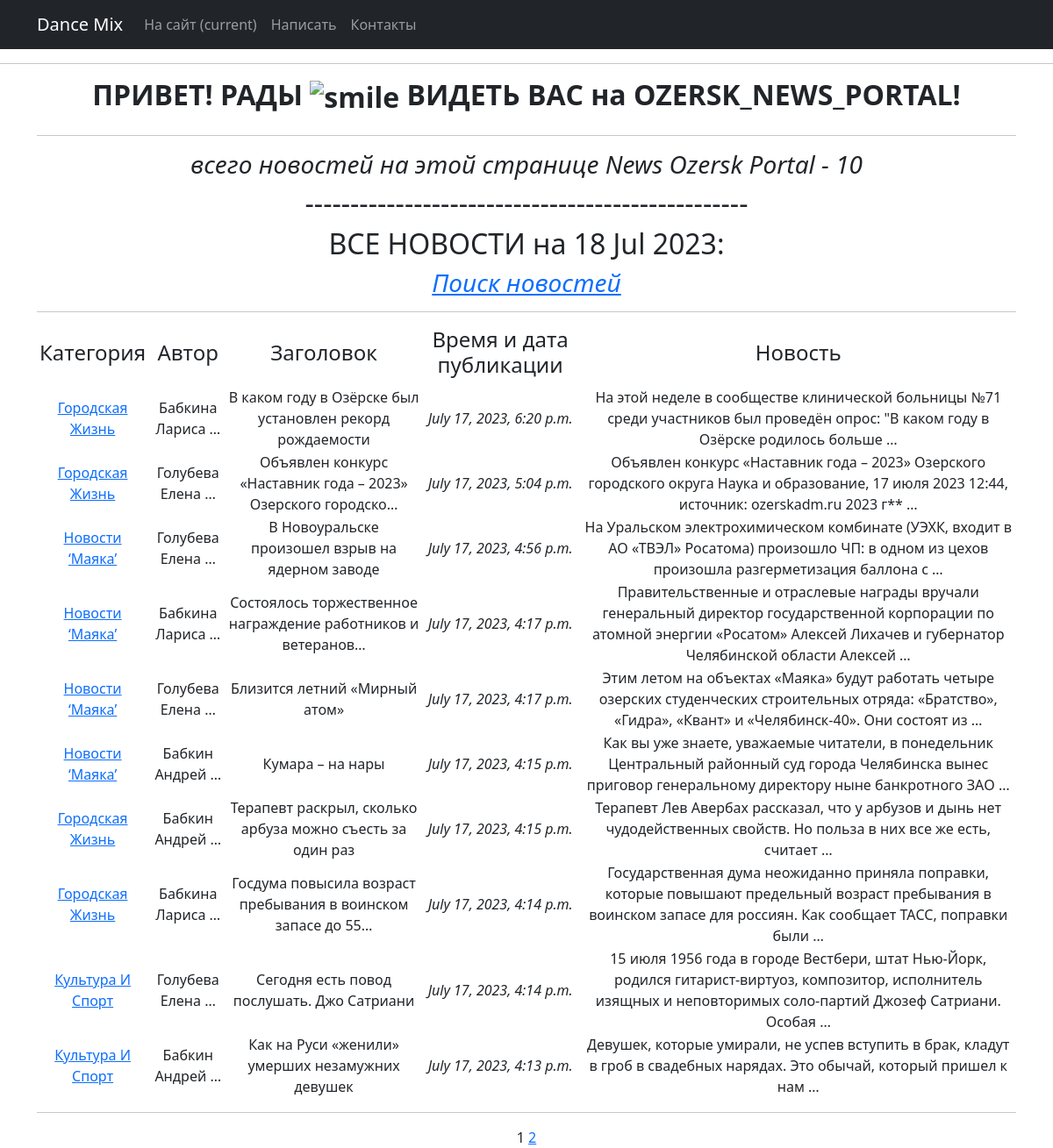
Page /news/ on the committed database.
### News_from_Ozersk/models.py (models this page shows, shortened)
class Category(models.Model):                            # Категория, к которой будет привязываться новость
    name = models.CharField(max_length=100, unique=True) # названия категорий тоже не должны повторяться
    subscribers =  models.ManyToManyField(User, related_name ='categories')
    def __str__(self):
        return self.name.title()

class New(models.Model):         # Новости для нашей витрины
    ARTICLE = 'AR'
    NEWS = 'NE'
    TYPE = [
        (ARTICLE, 'Статья'),
        (NEWS, 'Новость'),
    ]
    post_type = models.CharField(
        max_length=2,
        choices=TYPE,
        default=NEWS,
    )
    name = models.CharField(
        max_length=64,
        unique=True,              # названия новостей не должны повторяться
    )
    time_in = models.DateTimeField(auto_now_add=True)
    textPost = models.TextField()
    author = models.ForeignKey(Author1, on_delete=models.CASCADE)
    category = models.ManyToManyField(Category, through='NewCategory')

class Author1(models.Model):
    name = models.CharField(max_length=100)
    def __str__(self):
       return self.name.title()

### News_from_Ozersk/views.py (the view)
# urls.py: path('news/', NewsList.as_view(), name='new_list'),
class NewsList(ListView):
    model = New                      # Указываем модель, объекты которой мы будем выводить
    ordering = '-time_in'            # Поле, которое будет использоваться для сортировки объектов
    template_name = 'news.html'      # Указываем имя шаблона, в котором будут все инструкции о том,
    context_object_name = 'news'     # Это имя списка, в котором будут лежать все объекты.
    paginate_by = 10                  # вот так мы можем указать количество записей на странице
    def get_queryset(self):
        queryset = super().get_queryset()
        self.filterset = NewFilter(self.request.GET, queryset)
        return self.filterset.qs
    def get_context_data(self, **kwargs):
        context = super().get_context_data(**kwargs)
        context['filterset'] = self.filterset
        context['time_now'] = datetime.utcnow()
        return context

### News_from_Ozersk/templatetags/custom_filters.py (called while the page is built)
@register.filter()
def censor(value):
   stop_list = ['погода', 'бал', 'год']
   post_list = value.split()
   post_clean = []
   for clean in post_list:
      if clean in stop_list:
         clean = clean[0]+'*'*(len(clean)-1)
         post_clean.append(clean)
      else:
         post_clean.append(clean)
   return f'{" ".join(post_clean)}'

### News_from_Ozersk/templatetags/custom_tags.py (called while the page is built)
@register.simple_tag(takes_context=True)
def url_replace(context, **kwargs):
   d = context['request'].GET.copy()
   for k, v in kwargs.items():
       d[k] = v
   return d.urlencode()

### templates/news.html (shortened to what this page needs)
{% extends 'flatpages/default.html' %}
{% load custom_filters %}
{% load custom_tags %}
{% block content %}
    <hr>
    <i><h3>всего новостей на этой странице News Ozersk Portal - {{ news|length }} </h3></i>
    <h2>-------------------------------------------------</h2>
    <h2>ВСЕ НОВОСТИ на {{ time_now|date:'d M Y' }}:</h2>
    <h3><em><a href="http://127.0.0.1:8000/news/search/">Поиск новостей</a></em></h3>
   <hr>
   {% if news %}
       <table>
           <tr>
               <td><h4>Категория</h4></td>
               <td><h4>Автор</h4></td>
               <td><h4>Заголовок</h4></td>
               <td><h4>Время и дата публикации</h4></td>
               <td><h4>Новость</h4></td>
           </tr>
           {% for new in news %}
           <tr>
               <td>
                   {% for category in new.category.all %}
                       <a href="{% url 'new_category' category.id %}">{{ category|truncatewords:5 }}</a>
                   {% endfor %}
               </td>
               <td>{{ new.author|truncatewords:2 }}</td>
               <td>{{ new.name|censor|truncatechars:60 }}</td>
               <td><i>{{ new.time_in }}</i></td>
               <td>{{ new.textPost|censor|truncatewords:20 }}</td>
           </tr>
           {% endfor %}
       </table>
    <hr>
   {% else %}
       <h2>СЕГОДНЯ ХОРОШИЙ ДЕНЬ - НОВОСТЕЙ НЕТ!</h2>
   {% endif %}
   {{ page_obj.number }}
   {% if page_obj.has_next %}
       <a href="?{% url_replace page=page_obj.next_page_number %}">{{ page_obj.next_page_number }}</a>
   {% endif %}
{% endblock content %}

### templates/flatpages/default.html (shortened to what this page needs)
<!DOCTYPE html>
<html lang="en">
    <head>
        {% load static %}
        <link href="{% static 'css/styles.css' %}" rel="stylesheet" />
    </head>
    <body>
        <nav class="navbar navbar-expand-lg navbar-dark bg-dark static-top">
            <div class="container">
                <a class="navbar-brand" href="#">Dance Mix</a>
                <div class="collapse navbar-collapse" id="navbarResponsive">
                     <ul class="navbar-nav ml-auto">
                        <li class="nav-item active">
                            <a class="nav-link" href="#">На сайт
                                <span class="sr-only">(current)</span>
                            </a>
                        </li>
                        <li class="nav-item">
                            <a class="nav-link" href="/about/">Написать</a>
                        </li>
                        <li class="nav-item">
                            <a class="nav-link" href="/contacts/">Контакты</a>
                        </li>
                     </ul>
                </div>
            </div>
        </nav>
<div><hr />
<h2 style="text-align: center;"><strong>ПРИВЕТ! РАДЫ <img src="https://html5-editor.net/tinymce/plugins/emoticons/img/smiley-smile.gif" alt="smile" width="27" height="27" /> ВИДЕТЬ ВАС&nbsp;на&nbsp;OZERSK_NEWS_PORTAL!</strong></h2>
</div>
        <div class="container">
            <div class="row">
                <div class="col-lg-12 text-center">
                    {% block content %}{% endblock content %}
                 </div>
            </div>
        </div>
    </body>
</html>

### rows in the picture
New: author "Бабкина Лариса …", name|censor "В каком году в Озёрске был установлен рекорд рождаемости", time_in "July 17, 2023, 6:20 p.m.", textPost|censor "На этой неделе в сообществе клинической больницы №71 среди участников был проведён опрос: \"В каком году в Озёрске родилось больше …"
Category: name "Городская Жизнь"
New: author "Голубева Елена …", name|censor "Объявлен конкурс «Наставник года – 2023» Озерского городско…", time_in "July 17, 2023, 5:04 p.m.", textPost|censor "Объявлен конкурс «Наставник года – 2023» Озерского городского округа Наука и образование, 17 июля 2023 12:44, источник: ozerskadm.ru 2023 г** …"
New: author "Голубева Елена …", name|censor "В Новоуральске произошел взрыв на ядерном заводе", time_in "July 17, 2023, 4:56 p.m.", textPost|censor "На Уральском электрохимическом комбинате (УЭХК, входит в АО «ТВЭЛ» Росатома) произошло ЧП: в одном из цехов произошла разгерметизация баллона с …"
Category: name "Новости ‘Маяка’"
New: author "Бабкина Лариса …", name|censor "Состоялось торжественное награждение работников и ветеранов…", time_in "July 17, 2023, 4:17 p.m.", textPost|censor "Правительственные и отраслевые награды вручали генеральный директор государственной корпорации по атомной энергии «Росатом» Алексей Лихачев и губернатор Челябинской области Алексей …"
New: author "Голубева Елена …", name|censor "Близится летний «Мирный атом»", time_in "July 17, 2023, 4:17 p.m.", textPost|censor "Этим летом на объектах «Маяка» будут работать четыре озерских студенческих строительных отряда: «Братство», «Гидра», «Квант» и «Челябинск-40». Они состоят из …"
New: author "Бабкин Андрей …", name|censor "Кумара – на нары", time_in "July 17, 2023, 4:15 p.m.", textPost|censor "Как вы уже знаете, уважаемые читатели, в понедельник Центральный районный суд города Челябинска вынес приговор генеральному директору ныне банкротного ЗАО …"
New: author "Бабкин Андрей …", name|censor "Терапевт раскрыл, сколько арбуза можно съесть за один раз", time_in "July 17, 2023, 4:15 p.m.", textPost|censor "Терапевт Лев Авербах рассказал, что у арбузов и дынь нет чудодейственных свойств. Но польза в них все же есть, считает …"
New: author "Бабкина Лариса …", name|censor "Госдума повысила возраст пребывания в воинском запасе до 55…", time_in "July 17, 2023, 4:14 p.m.", textPost|censor "Государственная дума неожиданно приняла поправки, которые повышают предельный возраст пребывания в воинском запасе для россиян. Как сообщает ТАСС, поправки были …"
New: author "Голубева Елена …", name|censor "Сегодня есть повод послушать. Джо Сатриани", time_in "July 17, 2023, 4:14 p.m.", textPost|censor "15 июля 1956 года в городе Вестбери, штат Нью-Йорк, родился гитарист-виртуоз, композитор, исполнитель изящных и неповторимых соло-партий Джозеф Сатриани. Особая …"
Category: name "Культура И Спорт"
New: author "Бабкин Андрей …", name|censor "Как на Руси «женили» умерших незамужних девушек", time_in "July 17, 2023, 4:13 p.m.", textPost|censor "Девушек, которые умирали, не успев вступить в брак, кладут в гроб в свадебных нарядах. Это обычай, который пришел к нам …"

### other values in the picture
{{ news|length }} "10"
{{ time_now|date:'d M Y' }} "18 Jul 2023"
{{ page_obj.number }} "1"
{{ page_obj.next_page_number }} "2"
